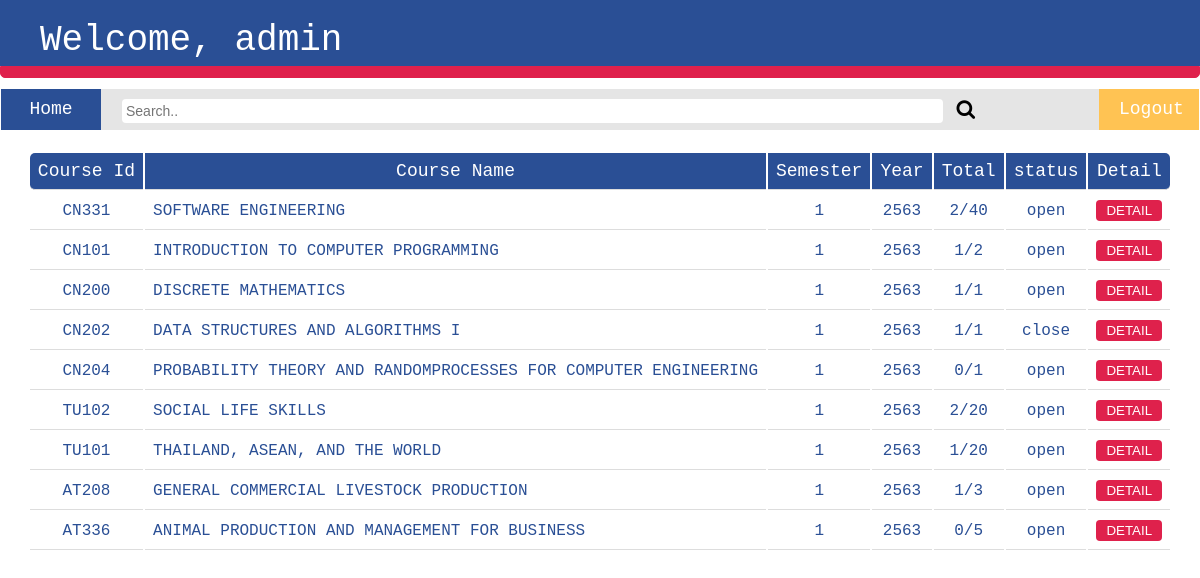
The page /admin (signed in) on the database its author committed.
### users/models.py (models this page shows, shortened)
class Course(models.Model):
    status = [
        ('open','Open'),
        ('close', 'Close'),
    ]
    course_id = models.CharField(max_length=5)
    course_name = models.CharField(max_length=64)
    course_sem = models.CharField(max_length=1)
    course_year = models.CharField(max_length=4)
    course_total = models.CharField(max_length=64)
    course_status = models.CharField(max_length=5, choices=status)

### users/views.py (the view)
# urls.py: path('admin', views.admin, name='admin'),
def admin(request) :
    if not request.user.is_authenticated :
        return HttpResponseRedirect(reverse("login"))
    else :
        if request.user.is_staff :
            courses = Course.objects.all()
            count = []
            for course in courses :
                cnt = Student.objects.filter(course=course).count()
                count.append(cnt)
            return render(request, "users/admin.html", {
                "courses" : list(zip(courses,count))
            })
        else :
            return HttpResponseRedirect(reverse("index"))

### users/templates/users/admin.html (shortened to what this page needs)
{% extends "users/layout.html" %}
{% block body %}
    <h1>Welcome, {{ request.user.username }}</h1>
    <div class="bar-head"></div>
    <link rel="stylesheet" href="https://cdnjs.cloudflare.com/ajax/libs/font-awesome/4.7.0/css/font-awesome.min.css">
    <div class="topnav-admin">
        <a href="{% url 'index' %}">Home</a>
        <div class="search-container">
            <form action="{% url 'search_admin' %}" method="POST">
                <input type="text" placeholder="Search.." name="course_id">
                <button type="submit" value="search"><i class="fa fa-search"></i></button>
            </form>
        </div>
        <a href="{% url 'logout' %}">Logout</a>
    </div>
    {% if not courses %}
        <h3>No Course</h3>
    {% else %}
        <table>
            <tr>
                <th> Course Id </th>
                <th> Course Name </th>
                <th> Semester </th>
                <th> Year </th>
                <th> Total </th>
                <th> status </th>
                <th> Detail </th>
            </tr>
            {% for course,count in courses %}
                <tr>
                    <td>{{ course.course_id }}</td>
                    <td>{{ course.course_name }}</td>
                    <td>{{ course.course_sem }}</td>
                    <td>{{ course.course_year }}</td>
                    <td>{{ count }}/{{ course.course_total }}</td>
                    <td>{{ course.course_status }}</td>
                    <td>
                        <form action="{% url 'detail' %}" method="POST">
                            <button name="detail" type="submit" value="{{ course.course_id }}">DETAIL</button>
                        </form>
                    </td>
                </tr>
            {% endfor %}
        </table>
    {% endif %}
{% endblock %}

### users/templates/users/layout.html (shortened to what this page needs)
{% load static %}
<!DOCTYPE html>
<html lang="en">
    <head>
        <link rel="stylesheet" href="{% static 'css/layout.css' %}" type="text/css">
    </head>
    <body>
        {% block body %}
        {% endblock %}
    </body>
</html>

### users/static/css/layout.css (style rules this page uses)
body { margin:0px; font-family: monospace; }
div { color: #3F966B; background-color: #90EABD; border: 1px solid #3F966B; border-radius: 4px; margin-bottom: 10px; padding: 10px 10px 10px 30px; }
.bar-head { padding: 5px 0px; border-radius: 0px 0px 5px 5px; background-color: #DF214C; border-color: #DF214C; }
h1 { font-size: 36px; font-family: monospace; font-weight: lighter; background-color: #2A4F95; margin: 0; padding: 20px 20px 5px 40px; color: #FFFFFF; }
.topnav-admin { display: grid; grid-template-columns: 100px auto 100px; background-color: #FFFFFF; border-color: #FFFFFF; margin: 0px; padding: 0px; }
.search-container { display: grid; align-content: center; border-radius: 0px; background-color: #E5E5E5; border-color: #E5E5E5; margin: 0px; padding: 5px 20px; }
.search-container input[type=text] { width: 85%; border-radius: 4px; padding: 4px; font-size: 14px; border: none; }
.search-container button { background: #E5E5E5; font-size: 20px; border: none; cursor: pointer; }
a { padding: 10px 20px; text-align: center; color: #FFFFFF; font-size: 18px; }
a:link { text-decoration: none; }
a:nth-child(1) { background-color: #2A4F95; border-color: #2A4F95; border-bottom: 1px solid #2A4F95; }
a:last-child { background-color: #ffc353; border-color: #ffc353; border-bottom: 1px solid #ffc353; }
table { margin: auto; font-family: monospace; font-weight: lighter; padding-top: 20px; }
table th { font-family: monospace; font-weight: lighter; font-size: 18px; color: #FFFFFF; background-color: #2A4F95; }
table td { color: #2A4F95; font-size: 16px; }
th, td { padding: 8px; border-bottom: 1px solid #ddd; text-align: center; }
td:nth-child(2) { text-align: left; }
th:first-child { border-radius: 5px 0px 0px 5px; }
th:last-child { border-radius: 0px 5px 5px 0px; }
td button { border: #DF214C; border-radius: 4px; color: #FFFFFF; background-color: #DF214C; padding: 3px 10px; }

### rows shown on the page
Course: course_id "CN331", course_name "SOFTWARE ENGINEERING", course_sem "1", course_year "2563", count "2", course_total "40", course_status "open"
Course: course_id "CN101", course_name "INTRODUCTION TO COMPUTER PROGRAMMING", course_sem "1", course_year "2563", course_total "2", course_status "open"
Course: course_id "CN200", course_name "DISCRETE MATHEMATICS", course_sem "1", course_year "2563", count "1", course_total "1", course_status "open"
Course: course_id "CN202", course_name "DATA STRUCTURES AND ALGORITHMS I", course_sem "1", course_year "2563", count "1", course_total "1", course_status "close"
Course: course_id "CN204", course_name "PROBABILITY THEORY AND RANDOMPROCESSES FOR COMPUTER ENGINEERING", course_sem "1", course_year "2563", count "0", course_total "1", course_status "open"
Course: course_id "TU102", course_name "SOCIAL LIFE SKILLS", course_sem "1", course_year "2563", count "2", course_total "20", course_status "open"
Course: course_id "TU101", course_name "THAILAND, ASEAN, AND THE WORLD", course_sem "1", course_year "2563", course_total "20", course_status "open"
Course: course_id "AT208", course_name "GENERAL COMMERCIAL LIVESTOCK PRODUCTION", course_sem "1", course_year "2563", course_total "3", course_status "open"
Course: course_id "AT336", course_name "ANIMAL PRODUCTION AND MANAGEMENT FOR BUSINESS", course_sem "1", course_year "2563", count "0", course_total "5", course_status "open"

### other values the page prints
{{ request.user.username }} "admin"
